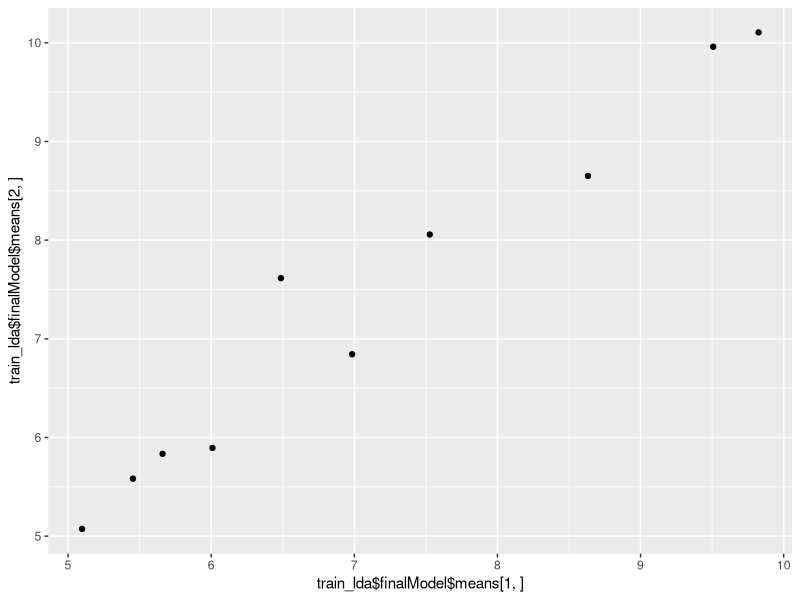

Generate this figure with R:
library(caret)
library(dslabs)
library(ggplot2)
library(dplyr)
set.seed(1993)
data("tissue_gene_expression")
ind <- which(tissue_gene_expression$y %in% c("cerebellum", "hippocampus"))
y <- droplevels(tissue_gene_expression$y[ind])
x <- tissue_gene_expression$x[ind, ]
x <- x[, sample(ncol(x), 10)]

train_lda<-train(x, y, method="lda",data=x)

train_lda

train_lda$finalModel$means

qplot(train_lda$finalModel$means[1,], train_lda$finalModel$means[2,])
